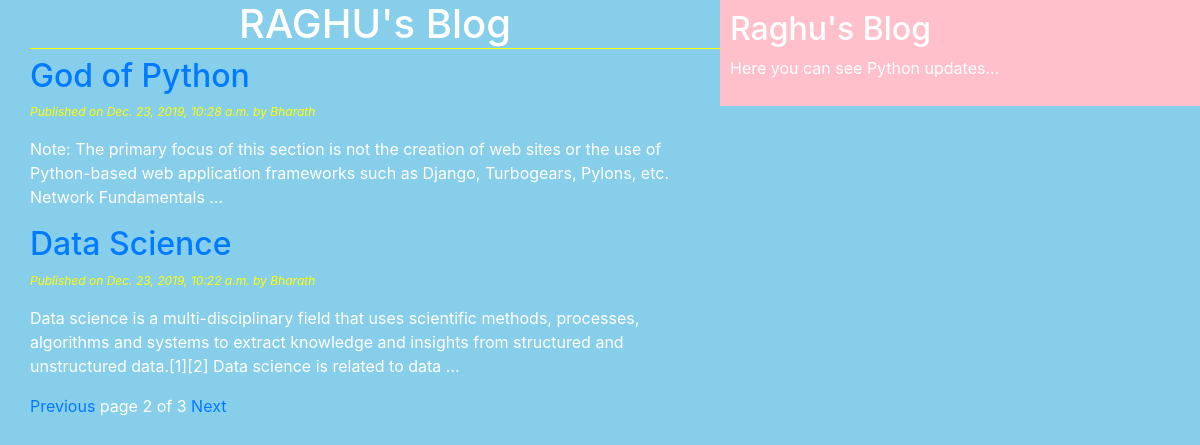
Screenshot of /?page=2 with the database file from the repository.
### blogapp/models.py (models this page shows, shortened)
class Post(models.Model):
    STATUS_CHOICES = (('draft', 'Draft'),('published','Published'))
    title = models.CharField(max_length = 250)
    slug = models.SlugField(max_length=250, unique_for_date = 'publish')
    author = models.ForeignKey(User, related_name='blog_posts', on_delete=models.CASCADE)
    body = models.TextField()
    publish = models.DateTimeField(default = timezone.now)
    created = models.DateTimeField(auto_now_add=True)
    updated = models.DateTimeField(auto_now=True)
    status = models.CharField(max_length = 10, choices = STATUS_CHOICES, default = 'draft')
    class Meta:
        ordering = ('-publish',)
    def get_absolute_url(self):
        return reverse('post_detail', args = [self.publish.year, self.publish.month, self.publish.day, self.slug])

### blogapp/views.py (the view)
# urls.py: path('', views.post_list_view),
def post_list_view(request):
    post_list = Post.objects.all()
    paginator = Paginator(post_list,2)
    page_number = request.GET.get('page')
    try:
        post_list = paginator.page(page_number)
    except PageNotAnInteger:
        post_list = paginator.page(1)
    except EmptyPage:
        post_list = paginator.page(paginator.num_pages)
    return render(request, 'blogapp/post_list.html',{'post_list':post_list})

### templates/blogapp/post_list.html (shortened to what this page needs)
<!DOCTYPE html>
{% extends 'blogapp/base.html' %}
{% block content%}
<h1>RAGHU's Blog </h1>
{% for post in post_list %}
    <a href="{{post.get_absolute_url}}"><h2>{{post.title}}</h2></a>
    <p id='date'>Published on {{post.publish}} by {{post.author|title}}</p>
    {{post.body|truncatewords:30|linebreaks}}
{% endfor %}
{% include 'blogapp/pagination.html' with page=post_list %}
{% endblock %}

### static/css/style.css (style rules this page uses)
h1 { text-align: center; border-bottom: 1px solid yellow; }
body { color: white; background: skyblue; }
#date { font-size: 12px; color: yellow; font-style: italic; }

### rows the page displays
Post: title "God of Python", publish "Dec. 23, 2019, 10:28 a.m.", author "Bharath", body "Note: The primary focus of this section is not the creation of web sites or the use of Python-based web application frameworks such as Django, Turbogears, Pylons, etc. Network Fundamentals …"
Post: title "Data Science", publish "Dec. 23, 2019, 10:22 a.m.", author "Bharath", body "Data science is a multi-disciplinary field that uses scientific methods, processes, algorithms and systems to extract knowledge and insights from structured and unstructured data.[1][2] Data science is related to data …"

### other values shown
{{ page.number }} "2"
{{ page.paginator.num_pages }} "3"
